Frame 1 (no input): blank canvas, image omitted
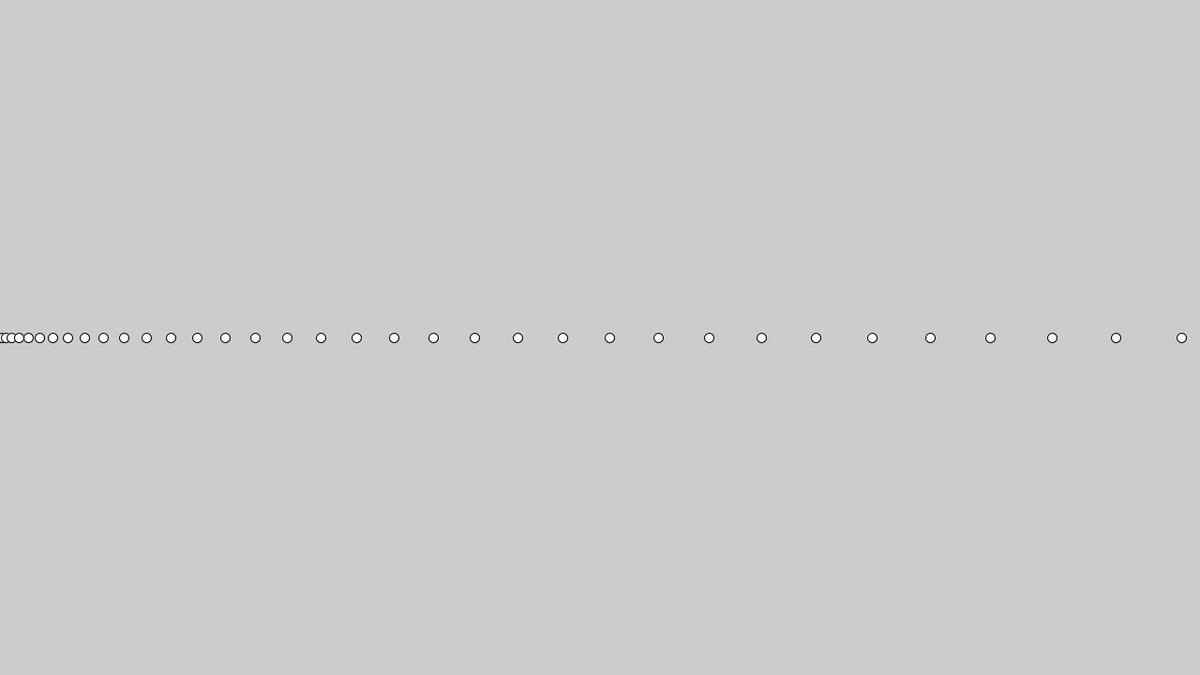
Frame 60 (the mouse pressed at the canvas centre just before this capture)
Frame 120 (the mouse held since frame 60 and released just before this capture): identical to frame 60, image omitted

The Processing sketch that drew this single still picture (run headless with seeded random() and noise(); from frame 60 on, the mouse is pressed at the canvas centre):

// Processing sketch: sim_02_03_acceleration
// ── sim_02_03_acceleration.pde
int s, v, a;

void setup() {
  size(1280, 720);
  s = 0; 
  v = 0; 
  a = 2; 
}

void draw() {
  ellipse(s, height/2, 10, 10);
  v = v + a;
  s = s + v;
}
